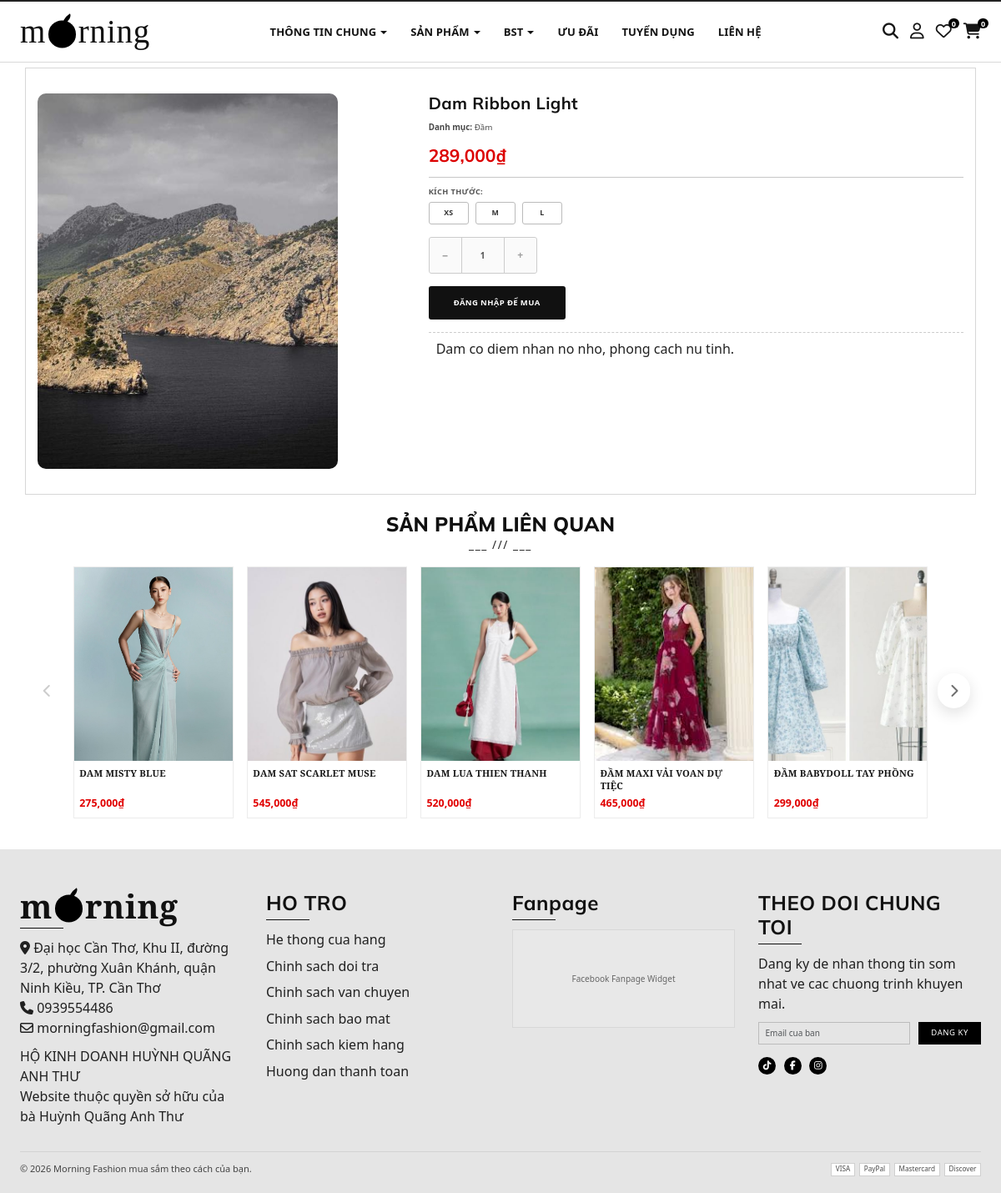
Page /public/detail_product.php?id=139 on the committed database.
### tables this page shows
CREATE TABLE `products` (
  `pd_id` int(11) UNSIGNED NOT NULL,
  `pd_name` varchar(255) NOT NULL,
  `pd_price` varchar(255) NOT NULL,
  `pd_info` text NOT NULL,
  `pd_image` varchar(255) NOT NULL,
  `cat_id` int(11) UNSIGNED NOT NULL,
  `is_new` tinyint(1) NOT NULL DEFAULT 0,
  `pd_sizes` varchar(50) NOT NULL DEFAULT '',
  `pd_collection` varchar(50) NOT NULL DEFAULT ''
);

CREATE TABLE `categories` (
  `cat_id` int(11) UNSIGNED NOT NULL,
  `cat_name` varchar(255) NOT NULL
);

### src/classes/Product.php (called while the page is built, shortened)
<?php
class Product
{
    private ?PDO $db;
    private int $pd_id = -1;
    public $pd_name;
    public $pd_price;
    public $pd_info;
    public $pd_image;
    public $cat_id;
    public $pd_sizes = '';
    public $pd_collection = '';
    public function getID(): int
    {
        return $this->pd_id;
    }
    public function __construct(?PDO $pdo)
    {
        $this->db = $pdo;
    }
    protected function fillFromDB(array $row): Product
    {
        [
            'pd_id' => $this->pd_id,
            'pd_name' => $this->pd_name,
            'pd_price' => $this->pd_price,
            'pd_info' => $this->pd_info,
            'pd_image' => $this->pd_image,
            'cat_id' => $this->cat_id,
            'pd_sizes' => $this->pd_sizes,
            'pd_collection' => $this->pd_collection
        ] = $row;
        return $this;
    }
    public function find(int $id): ?Product
    {
        $statement = $this->db->prepare('SELECT * FROM products WHERE pd_id = :id');
        $statement->execute(['id' => $id]);
        if ($row = $statement->fetch()) {
            return $this;
        }
        return null;
    }
    public function relatedProducts(int $categoryId, int $excludeId, int $limit = 10): array
    {
        $products = [];
        $statement = $this->db->prepare(
            'SELECT * FROM products WHERE cat_id = :cat_id AND pd_id <> :exclude_id ORDER BY pd_id DESC LIMIT :limit'
        );
        $statement->bindValue(':cat_id', $categoryId, PDO::PARAM_INT);
        $statement->bindValue(':exclude_id', $excludeId, PDO::PARAM_INT);
        $statement->bindValue(':limit', $limit, PDO::PARAM_INT);
        $statement->execute();
        while ($row = $statement->fetch()) {
            $product = new Product($this->db);
            $product->fillFromDB($row);
            $products[] = $product;
        }
        return $products;
    }
}

### libraries/Psr4AutoloaderClass.php (called while the page is built, shortened)
<?php
class Psr4AutoloaderClass
{
	protected $prefixes = array();
	public function addNamespace($prefix, $base_dir, $prepend = false)
	{
		$prefix = trim($prefix, '\\') . '\\';
		$base_dir = rtrim($base_dir, DIRECTORY_SEPARATOR) . '/';
		if (isset($this->prefixes[$prefix]) === false) {
			$this->prefixes[$prefix] = array();
		}
		if ($prepend) {
			array_unshift($this->prefixes[$prefix], $base_dir);
		} else {
			array_push($this->prefixes[$prefix], $base_dir);
		}
	}
	public function loadClass($class)
	{
		$prefix = $class;
		while (false !== $pos = strrpos($prefix, '\\')) {
			$prefix = substr($class, 0, $pos + 1);
			$relative_class = substr($class, $pos + 1);
			$mapped_file = $this->loadMappedFile($prefix, $relative_class);
			if ($mapped_file) {
				return $mapped_file;
			}
			$prefix = rtrim($prefix, '\\');
		}
		return false;
	}
	protected function loadMappedFile($prefix, $relative_class)
	{
		foreach ($this->prefixes[$prefix] as $base_dir) {
			$file = $base_dir
				. str_replace('\\', '/', $relative_class)
				. '.php';
			if ($this->requireFile($file)) {
				return $file;
			}
		}
		return false;
	}
	protected function requireFile($file)
	{
		if (file_exists($file)) {
			return true;
		}
		return false;
	}
}

### src/functions.php (called while the page is built, shortened)
<?php
function html_escape(string|null $text): string
{
    return htmlspecialchars($text ?? '', ENT_QUOTES, 'UTF-8', false);
}

### src/classes/Category.php (called while the page is built, shortened)
<?php
class Category
{
    private ?PDO $db;
    public function __construct(?PDO $pdo)
    {
        $this->db = $pdo;
    }
    public function getNameByID($id): string {
        $statement = $this->db->prepare('SELECT cat_name FROM categories WHERE cat_id = ?');
        $statement->execute([$id]);
        return $statement->fetchColumn();
    }
}

### public/detail_product.php (the view, shortened to what this page needs)
<?php
require_once __DIR__ . '/../src/bootstrap.php';
$product = new Product($PDO);
$id = isset($_REQUEST['id']) ? filter_var($_REQUEST['id'], FILTER_SANITIZE_NUMBER_INT) : -1;
if($id<0 || !($product->find($id))) {
    redirect('/');
}
$relatedProductModel = new Product($PDO);
$relatedProducts = $relatedProductModel->relatedProducts($product->cat_id, $product->getID(), 12);
$category = new Category($PDO);
include_once __DIR__ . '/../src/partials/header.php'
?>
<body>
    <?php include_once __DIR__ . '/../src/partials/navbar.php' ?>
    <div class="container detail-page">
        <div class="row product-detail-wrap">
            <div class="col-md-4 my-5">
                <img class="img_product" src="<?= './uploads/' . html_escape($product->pd_image) ?>" alt="" width="100%">
            </div>
            <div class="col-md-7 offset-lg-1 my-5">
                <h3 class="title_product"><?= html_escape($product->pd_name) ?></h3>
                <p class="my-3 product-meta"><b>Danh mục:</b> <?=html_escape($category->getNameByID($product->cat_id)) ?></p>
                <p class="price_product my-3"><?= number_format($product->pd_price) . '₫' ?></p>
                <hr class="my-3">
                <?php
                $sizes = !empty($product->pd_sizes)
                    ? array_filter(array_map('trim', explode(',', $product->pd_sizes)))
                    : [];
                ?>
                <?php if (!empty($sizes)) : ?>
                <div class="pd-size-section mb-4">
                    <p class="pd-section-label">Kích thước: <span class="pd-selected-size-label"></span></p>
                    <div class="pd-size-picker">
                        <?php foreach ($sizes as $sz) : ?>
                            <button type="button" class="pd-size-btn" data-size="<?= html_escape($sz) ?>">
                                <?= html_escape($sz) ?>
                            </button>
                        <?php endforeach ?>
                    </div>
                </div>
                <?php endif ?>
                <?php if(isset($_SESSION['role']) && $_SESSION['role']==='user' && isset($_SESSION['id'])) : ?>
                <form action="cart_add.php" method="post" id="addCartForm">
                    <input type="hidden" name="idsanpham" value="<?= $product->getID() ?>">
                    <input type="hidden" name="iduser" value="<?= (int)$_SESSION['id'] ?>">
                    <input type="hidden" name="pd_size" id="pd_size_input" value="">
                    <div class="pd-qty-row mb-4">
                        <div class="pd-qty-wrap">
                            <button type="button" class="pd-qty-btn decrement_btn" aria-label="Giảm">&#8722;</button>
                            <input type="number" class="pd-qty-input pd_qty" name="quantity" value="1" min="1" max="99" readonly>
                            <button type="button" class="pd-qty-btn increment_btn" aria-label="Tăng">&#43;</button>
                        </div>
                    </div>
                    <div class="pd-action-row">
                        <button type="submit" name="themgiohang" class="pd-btn-cart" id="addToCartBtn">Thêm vào giỏ</button>
                        <button type="submit" name="themgiohang" class="pd-btn-buynow" id="buyNowBtn">Mua ngay</button>
                    </div>
                </form>
                <?php else : ?>
                <div class="pd-qty-row mb-4">
                    <div class="pd-qty-wrap">
                        <button type="button" class="pd-qty-btn" disabled>&#8722;</button>
                        <input type="number" class="pd-qty-input" value="1" min="1" max="99" readonly disabled>
                        <button type="button" class="pd-qty-btn" disabled>&#43;</button>
                    </div>
                </div>
                <div class="pd-action-row">
                    <a href="/onlinestore/public/login.php" class="pd-btn-cart">Đăng nhập để mua</a>
                </div>
                <?php endif ?>
                <div class="my-4 product-info-wrap">
                    <p class="info_product"><?= html_escape($product->pd_info) ?></p>
                </div>
            </div>
        </div>
        <?php if (!empty($relatedProducts)) : ?>
            <section class="related-products-section">
                <div class="section-head text-center">
                    <h2 class="title">SẢN PHẨM LIÊN QUAN</h2>
                    <p class="section-divider">___ /// ___</p>
                </div>
                <div class="related-slider-wrap">
                    <button type="button" class="related-slider-btn prev" id="relatedPrevBtn" aria-label="Sản phẩm trước">
                        <i class="fa-solid fa-chevron-left"></i>
                    </button>
                    <div class="related-slider-viewport" id="relatedSliderViewport">
                        <div class="related-products-row" id="relatedProductsTrack">
                            <?php foreach ($relatedProducts as $relatedProduct) : ?>
                                <div class="related-slide-item">
                                    <article class="related-card">
                                        <a href="detail_product.php?id=<?= $relatedProduct->getID() ?>" class="related-card-image-wrap" aria-label="Xem <?= html_escape($relatedProduct->pd_name) ?>">
                                            <img src="<?= './uploads/' . html_escape($relatedProduct->pd_image) ?>" alt="<?= html_escape($relatedProduct->pd_name) ?>" class="related-card-image">
                                        </a>
                                        <div class="related-card-body">
                                            <a href="detail_product.php?id=<?= $relatedProduct->getID() ?>" class="related-card-title-link">
                                                <h3 class="related-card-title"><?= html_escape($relatedProduct->pd_name) ?></h3>
                                            </a>
                                            <p class="related-card-price"><?= number_format((int) $relatedProduct->pd_price) ?>₫</p>
                                        </div>
                                    </article>
                                </div>
                            <?php endforeach ?>
                        </div>
                    </div>
                    <button type="button" class="related-slider-btn next" id="relatedNextBtn" aria-label="Sản phẩm tiếp theo">
                        <i class="fa-solid fa-chevron-right"></i>
                    </button>
                </div>
            </section>
        <?php endif ?>
    </div>
    <?php include_once __DIR__ . '/../src/partials/footer.php' ?>
</body>
</html>

### public/css/base.css (style rules this page uses)
:root { --primary-color: #111111; --accent-color: #1b1b1b; --muted-color: #f0f0f0; --white-color: #ffffff; --black-color: #0f0f0f; --text-color: #222222; --soft-text: #7a7a7a; --border-color: #dddddd; --font-heading: "Cormorant Garamond", Georgia, serif; --font-body: "Mulish", "Segoe UI", sans-serif; }
* { padding: 0; margin: 0; box-sizing: border-box; }
html { color: var(--black-color); font-size: 62.5%; line-height: 1.6; font-family: var(--font-body); background-color: #ffffff; scroll-behavior: smooth; }
body { font-size: 1.6rem; color: var(--text-color); background: #ffffff; min-height: 100vh; padding-bottom: 0; }
h1, h2, h3, h4, h5, h6 { font-family: var(--font-heading); letter-spacing: 0.02em; margin-bottom: 0; }
a { text-decoration: none; }
img { max-width: 100%; display: block; }

### rows in the picture
products: pd_image (picture), pd_name "Dam Ribbon Light", cat.cat_name "Đầm", pd_price "289,000", pd_sizes "XS", pd_sizes "M", pd_sizes "L", pd_info "Dam co diem nhan no nho, phong cach nu tinh."
products: pd_image (picture), pd_name "DAM MISTY BLUE", pd_price "275,000"
products: pd_image (picture), pd_name "DAM SAT SCARLET MUSE", pd_price "545,000"
products: pd_image (picture), pd_name "DAM LUA THIEN THANH", pd_price "520,000"
products: pd_image (picture), pd_name "ĐẦM MAXI VẢI VOAN DỰ TIỆC", pd_price "465,000"
products: pd_image (picture), pd_name "ĐẦM BABYDOLL TAY PHỒNG", pd_price "299,000"
